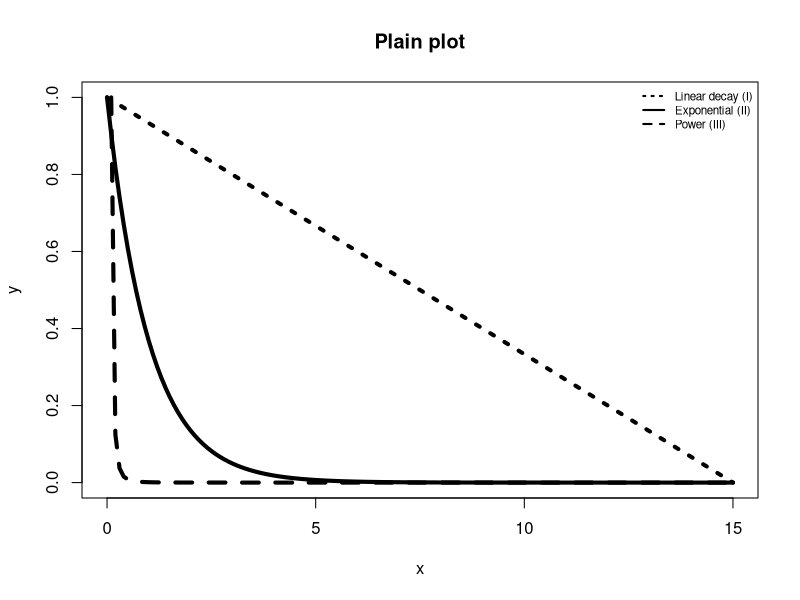
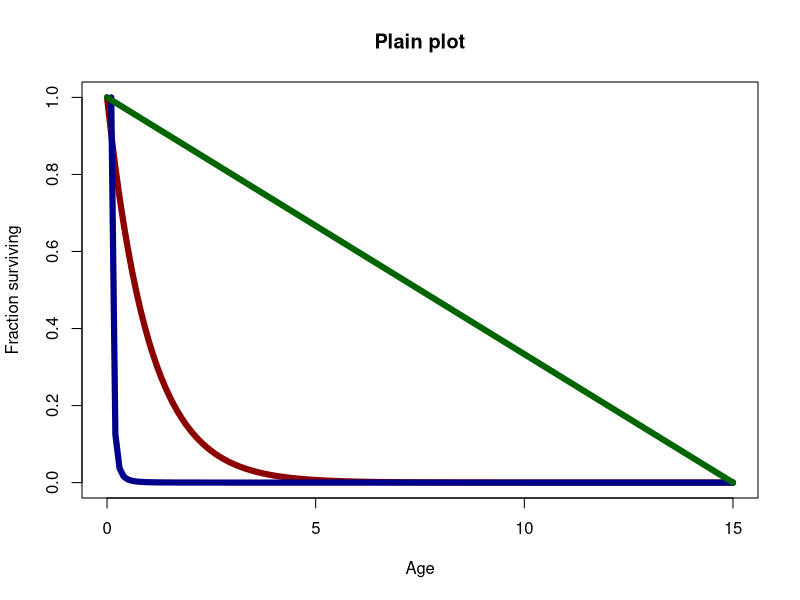
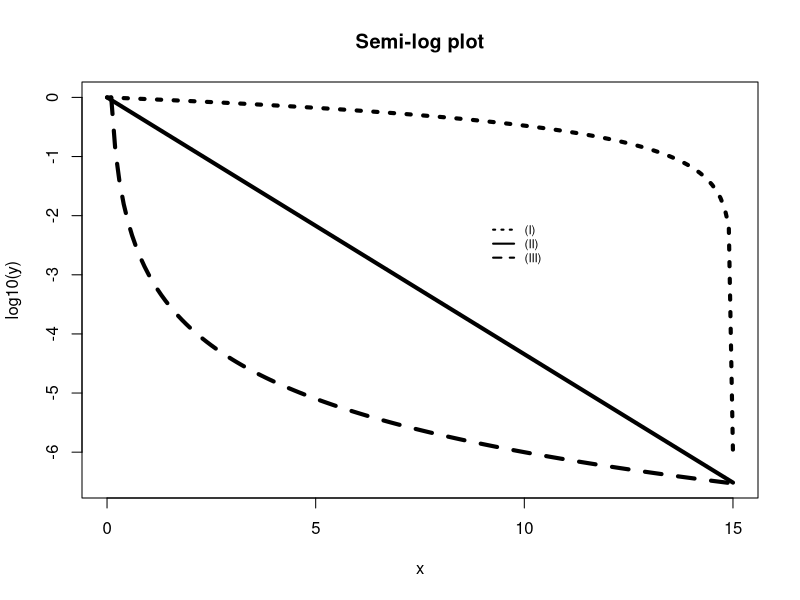
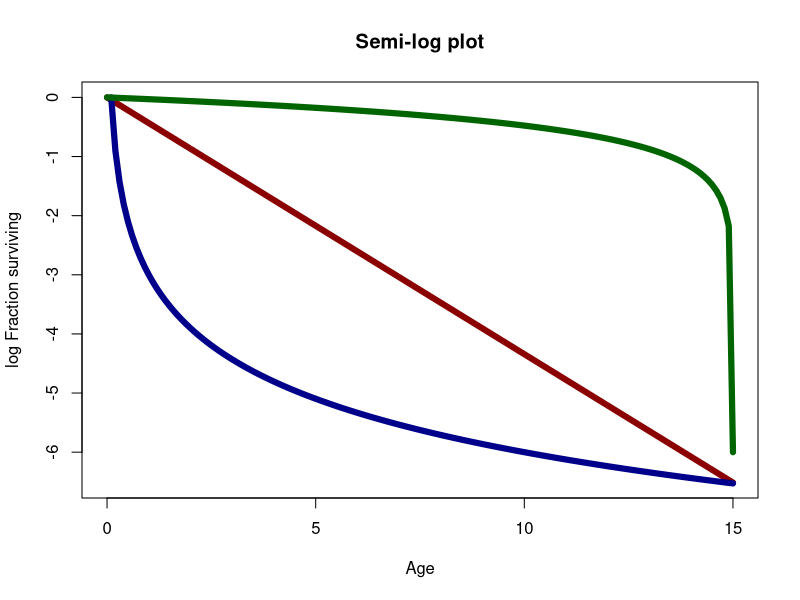
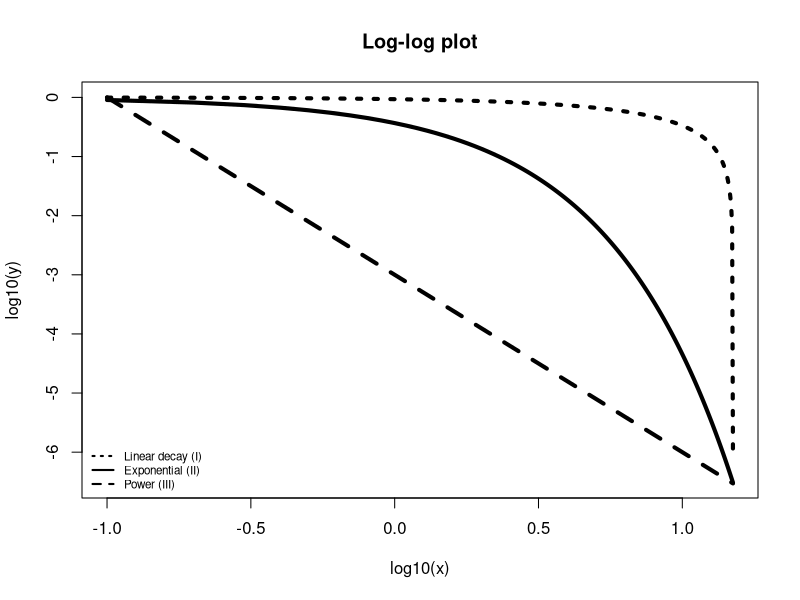
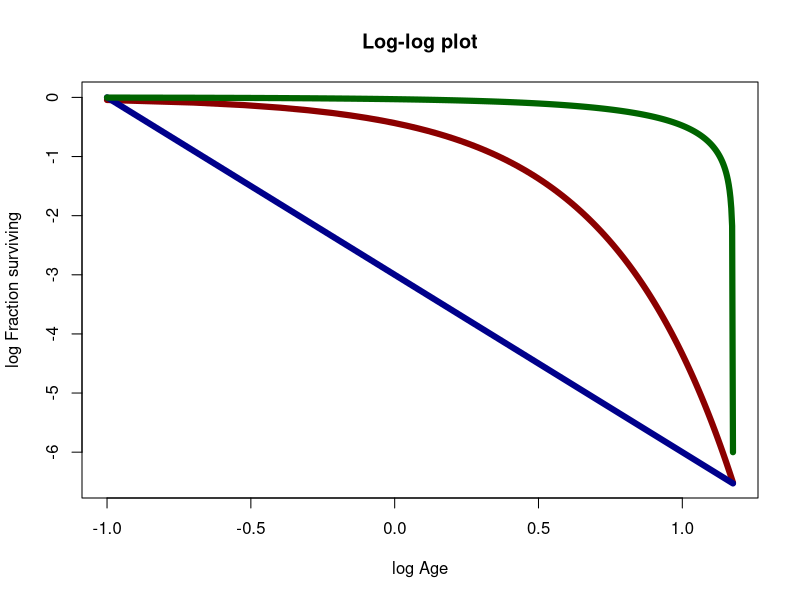
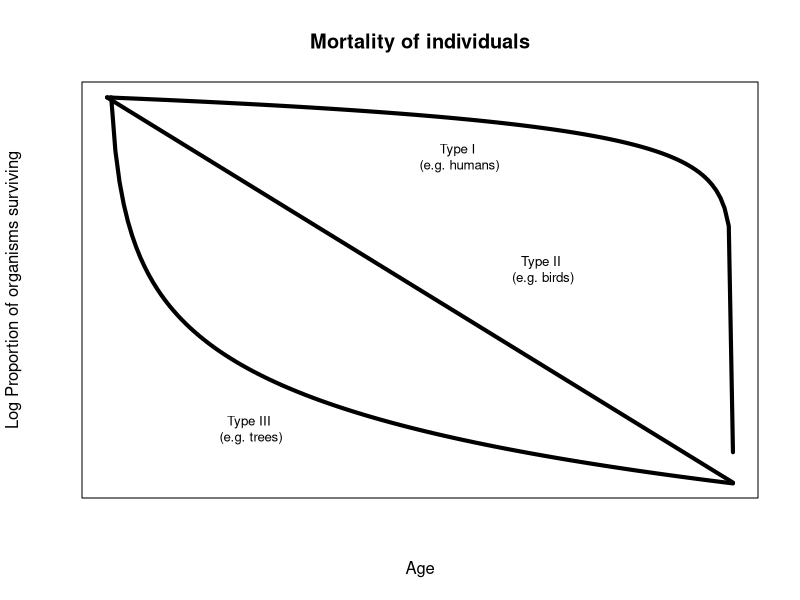
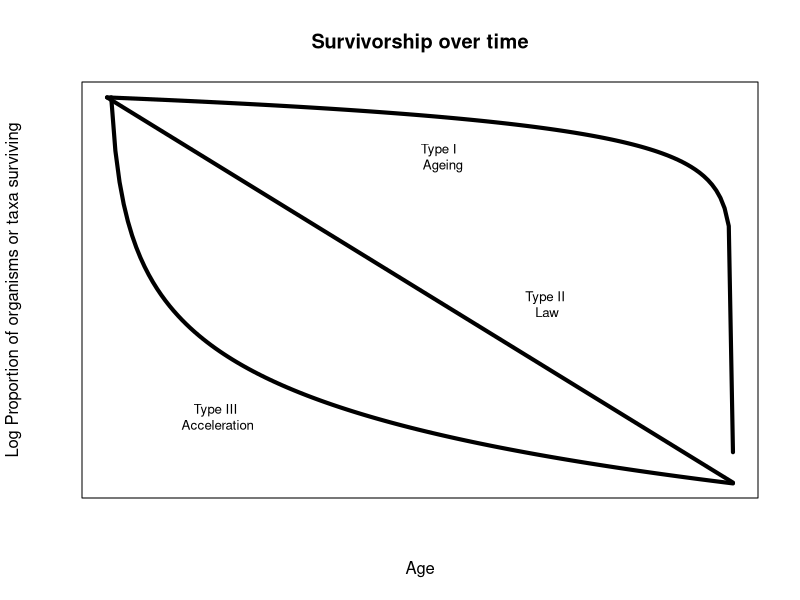

Recreate these plots in R, in order.
# 2023 08 11 I.Zliobaite
# toy survival

x <- seq(0,15,0.1)

lambda <- 1
a <- 0.001
c <- 3
k <- 0.0666666

y <- exp(-lambda*x)
y2 <- a*x^(-c)
y3 <- -k*x + 1

ll <- 4
wd <- 3.5
ht <- 4

pdf('fig_models_plain.pdf',width = wd,height = ht)
plot(x,y,type='l',lwd=ll,ylim = c(0,1), main = 'Plain plot')
points(x,y2,type='l',lwd=ll,lty=2)
points(x,y3,type='l',lwd=ll, lty=3)
legend('topright',c('Linear decay (I)','Exponential (II)','Power (III)'),lty = c(3,1,2),lwd=2,bty = "n",cex=0.7)
dev.off()

pdf('fig_models_plain_col.pdf',width = wd,height = ht)
plot(x,y,type='l',lwd=ll+2,ylim = c(0,1), main = 'Plain plot',col='darkred',xlab = 'Age',ylab = 'Fraction surviving')
points(x,y2,type='l',lwd=ll+2,col='darkblue')
points(x,y3,type='l',lwd=ll+2, col='darkgreen')
#legend('topright',c('Linear decay (I)','Exponential (II)','Power (III)'),lty = c(3,1,2),lwd=2,bty = "n",cex=0.7)
dev.off()

pdf('fig_models_semilog.pdf',width = wd,height = ht)
plot(x,log10(y),type='l',lwd=ll, main = 'Semi-log plot')
points(x,log10(y2),type='l',lwd=ll,lty=2)
points(x,log10(y3),type='l',lwd=ll,lty=3)
legend(9,-2,c('(I)','(II)','(III)'),lty = c(3,1,2),lwd=2,bty = "n",cex=0.7)
dev.off()

pdf('fig_models_semilog_col.pdf',width = wd,height = ht)
plot(x,log10(y),type='l',lwd=ll+2, main = 'Semi-log plot',col='darkred',xlab = 'Age',ylab = 'log Fraction surviving')
points(x,log10(y2),type='l',lwd=ll+2,col='darkblue')
points(x,log10(y3),type='l',lwd=ll+2,col='darkgreen')
#legend(9,-2,c('(I)','(II)','(III)'),lty = c(3,1,2),lwd=2,bty = "n",cex=0.7)
dev.off()


pdf('fig_models_loglog.pdf',width = wd,height = ht)
plot(log10(x),log10(y),type='l',lwd=ll, main = "Log-log plot")
points(log10(x),log10(y2),type='l',lwd=ll,lty=2)
points(log10(x),log10(y3),type='l',lwd=ll,lty=3)
legend('bottomleft',c('Linear decay (I)','Exponential (II)','Power (III)'),lty = c(3,1,2),lwd=2,bty = "n",cex=0.7)
dev.off()

pdf('fig_models_loglog_col.pdf',width = wd,height = ht)
plot(log10(x),log10(y),type='l',lwd=ll+2, main = "Log-log plot",col='darkred',xlab = 'log Age',ylab = 'log Fraction surviving')
points(log10(x),log10(y2),type='l',lwd=ll+2,col='darkblue')
points(log10(x),log10(y3),type='l',lwd=ll+2,col='darkgreen')
#legend('bottomleft',c('Linear decay (I)','Exponential (II)','Power (III)'),lty = c(3,1,2),lwd=2,bty = "n",cex=0.7)
dev.off()


pdf('fig_survivorship_individuals.pdf',width = wd,height = ht)
plot(x,log10(y),type='l',lwd=ll, main = 'Mortality of individuals',xaxt='n',yaxt='n',xlab = 'Age', ylab = 'Log Proportion of organisms surviving')
points(x,log10(y2),type='l',lwd=ll)
points(x,log10(y3),type='l',lwd=ll)
text(8.4,-1,'Type I\n (e.g. humans)',bty = "n",cex=0.8)
text(10.4,-2.9,'Type II\n (e.g. birds)',bty = "n",cex=0.8)
text(3.4,-5.6,'Type III\n (e.g. trees)',bty = "n",cex=0.8)
dev.off()

pdf('fig_survivorship_species.pdf',width = wd,height = ht)
plot(x,log10(y),type='l',lwd=ll, main = 'Survivorship over time',xaxt='n',yaxt='n',xlab = 'Age', ylab = 'Log Proportion of organisms or taxa surviving')
     #ylab = 'Log Proportion of organisms or taxa alive')
points(x,log10(y2),type='l',lwd=ll)
points(x,log10(y3),type='l',lwd=ll)
text(8,-1,'Type I \n Ageing',bty = "n",cex=0.8)
text(10.5,-3.5,"Type II\n Law",bty = "n",cex=0.8)
text(2.6,-5.4,'Type III\n Acceleration',bty = "n",cex=0.8)
dev.off()

pdf('fig_expansion_species.pdf',width = wd+0.2,height = ht)
#op <- par(mar=c(5, 5, 4, 2) + 0.1)
plot(x,log10(y),type='l',lwd=ll, main = 'Expansion in space',xaxt='n',yaxt='n',xlab = 'Range size', ylab = 'Log Proportion of taxa expanding')
     #ylab = 'Log Proportion of taxa having a larger range')
#par(op)
points(x,log10(y2),type='l',lwd=ll)
points(x,log10(y3),type='l',lwd=ll)
text(8,-1,'Type I\n Slowdown',bty = "n",cex=0.8)
text(10.9,-3,"Type II\n Constant\n expansion",bty = "n",cex=0.8)
text(4,-5.8,'Type III\n Rich get richer',bty = "n",cex=0.8)
dev.off()


#experiment log-normal
n <- 1000
yy <- rnorm(n, mean=0, sd=1)
xx <- exp(yy)
xx <- sort(xx)
dd <- c()
for (sk in 1:(n-1)){
  dd <- rbind(dd,c(xx[sk],(n-sk)/n))
}
dd <- cbind(dd,log10(sqrt(dd[,2])))
dd <- as.data.frame(dd)

fit_dd <- lm(V3 ~ V1,data = dd)


pdf('fig_lognormal.pdf',width = wd,height = ht)
plot(dd[,1],dd[,3],type='l')
abline(fit_dd)
dev.off()


